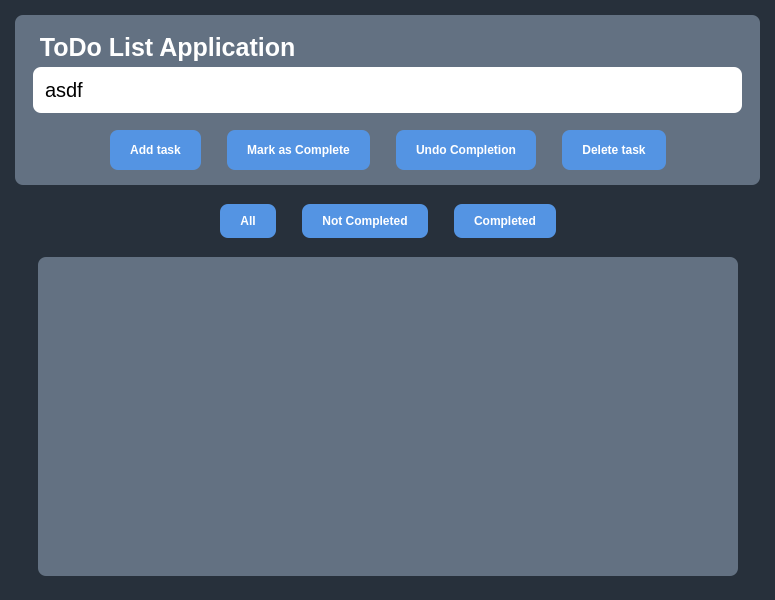
<?xml version="1.0" encoding="UTF-8"?>
<ui version="4.0">
 <class>MainWindow</class>
 <widget class="QMainWindow" name="MainWindow">
  <property name="geometry">
   <rect>
    <x>0</x>
    <y>0</y>
    <width>775</width>
    <height>600</height>
   </rect>
  </property>
  <property name="minimumSize">
   <size>
    <width>775</width>
    <height>600</height>
   </size>
  </property>
  <property name="windowTitle">
   <string>ToDo List</string>
  </property>
  <property name="windowIcon">
   <iconset resource="resources.qrc">
    <normaloff>:/images/icons/check-list.png</normaloff>:/images/icons/check-list.png</iconset>
  </property>
  <property name="styleSheet">
   <string notr="true">#MainWindow QWidget {
	border: none;
	padding: 0;
	margin: 0;
}
</string>
  </property>
  <widget class="QWidget" name="centralwidget">
   <property name="styleSheet">
    <string notr="true">background-color: #27303b;</string>
   </property>
   <layout class="QVBoxLayout" name="verticalLayout">
    <property name="spacing">
     <number>10</number>
    </property>
    <property name="leftMargin">
     <number>15</number>
    </property>
    <property name="topMargin">
     <number>15</number>
    </property>
    <property name="rightMargin">
     <number>15</number>
    </property>
    <property name="bottomMargin">
     <number>15</number>
    </property>
    <item>
     <widget class="QFrame" name="frame">
      <property name="maximumSize">
       <size>
        <width>16777215</width>
        <height>200</height>
       </size>
      </property>
      <property name="styleSheet">
       <string notr="true">background-color:#637182; border-radius: 8</string>
      </property>
      <property name="frameShape">
       <enum>QFrame::StyledPanel</enum>
      </property>
      <property name="frameShadow">
       <enum>QFrame::Raised</enum>
      </property>
      <layout class="QHBoxLayout" name="horizontalLayout_3">
       <property name="spacing">
        <number>10</number>
       </property>
       <item>
        <widget class="QFrame" name="frame_4">
         <property name="minimumSize">
          <size>
           <width>0</width>
           <height>0</height>
          </size>
         </property>
         <property name="maximumSize">
          <size>
           <width>1000</width>
           <height>16777215</height>
          </size>
         </property>
         <property name="frameShape">
          <enum>QFrame::StyledPanel</enum>
         </property>
         <property name="frameShadow">
          <enum>QFrame::Raised</enum>
         </property>
         <layout class="QVBoxLayout" name="verticalLayout_2">
          <property name="spacing">
           <number>5</number>
          </property>
          <property name="bottomMargin">
           <number>0</number>
          </property>
          <item>
           <widget class="QLabel" name="label">
            <property name="maximumSize">
             <size>
              <width>16777215</width>
              <height>60</height>
             </size>
            </property>
            <property name="styleSheet">
             <string notr="true">font-size: 25px; font-weight: 500; color: white;</string>
            </property>
            <property name="text">
             <string> ToDo List Application</string>
            </property>
           </widget>
          </item>
          <item>
           <widget class="QLineEdit" name="input_box">
            <property name="minimumSize">
             <size>
              <width>0</width>
              <height>40</height>
             </size>
            </property>
            <property name="styleSheet">
             <string notr="true">background-color: white; border-radius: 8px; font-size: 20px; padding: 10px</string>
            </property>
            <property name="text">
             <string>asdf</string>
            </property>
           </widget>
          </item>
          <item>
           <widget class="QFrame" name="frame_5">
            <property name="styleSheet">
             <string notr="true">QFrame {
background-color:transparent;
}
QPushButton {
background-color:#5494e3; border-radius: 8; color: white; font-weight: bold; font-size:12px; padding: 10px 20px; margin: 0px 10px;height: 20px;
}
QPushButton:hover {
background-color: white;
color: #5494e3;
}</string>
            </property>
            <property name="frameShape">
             <enum>QFrame::StyledPanel</enum>
            </property>
            <property name="frameShadow">
             <enum>QFrame::Raised</enum>
            </property>
            <layout class="QHBoxLayout" name="horizontalLayout_2">
             <property name="topMargin">
              <number>12</number>
             </property>
             <property name="bottomMargin">
              <number>6</number>
             </property>
             <item>
              <spacer name="horizontalSpacer_3">
               <property name="orientation">
                <enum>Qt::Horizontal</enum>
               </property>
               <property name="sizeHint" stdset="0">
                <size>
                 <width>8</width>
                 <height>20</height>
                </size>
               </property>
              </spacer>
             </item>
             <item>
              <widget class="QPushButton" name="add_task_btn">
               <property name="text">
                <string>Add task</string>
               </property>
               <property name="icon">
                <iconset resource="resources.qrc">
                 <normaloff>:/images/icons/plus.png</normaloff>:/images/icons/plus.png</iconset>
               </property>
              </widget>
             </item>
             <item>
              <widget class="QPushButton" name="markascomplete_btn">
               <property name="text">
                <string>Mark as Complete</string>
               </property>
               <property name="icon">
                <iconset resource="resources.qrc">
                 <normaloff>:/images/icons/approved.png</normaloff>:/images/icons/approved.png</iconset>
               </property>
               <property name="iconSize">
                <size>
                 <width>24</width>
                 <height>24</height>
                </size>
               </property>
              </widget>
             </item>
             <item>
              <widget class="QPushButton" name="undocompletion_btn">
               <property name="text">
                <string>Undo Completion</string>
               </property>
               <property name="icon">
                <iconset resource="resources.qrc">
                 <normaloff>:/images/icons/undo.png</normaloff>:/images/icons/undo.png</iconset>
               </property>
               <property name="iconSize">
                <size>
                 <width>20</width>
                 <height>20</height>
                </size>
               </property>
              </widget>
             </item>
             <item>
              <widget class="QPushButton" name="delete_btn">
               <property name="text">
                <string>Delete task</string>
               </property>
               <property name="icon">
                <iconset resource="resources.qrc">
                 <normaloff>:/images/icons/bin.png</normaloff>:/images/icons/bin.png</iconset>
               </property>
              </widget>
             </item>
             <item>
              <spacer name="horizontalSpacer_4">
               <property name="orientation">
                <enum>Qt::Horizontal</enum>
               </property>
               <property name="sizeHint" stdset="0">
                <size>
                 <width>9</width>
                 <height>20</height>
                </size>
               </property>
              </spacer>
             </item>
            </layout>
           </widget>
          </item>
         </layout>
        </widget>
       </item>
      </layout>
     </widget>
    </item>
    <item>
     <widget class="QFrame" name="frame_3">
      <property name="maximumSize">
       <size>
        <width>16777215</width>
        <height>50</height>
       </size>
      </property>
      <property name="styleSheet">
       <string notr="true">QFrame {
background-color:transparent;
}
QPushButton {
background-color:#5494e3; border-radius: 8; color: white; font-weight: bold; font-size:12px; padding: 10px 20px; margin: 0px 10px
}
QPushButton:hover {
background-color: white;
color: #5494e3;
}</string>
      </property>
      <property name="frameShape">
       <enum>QFrame::StyledPanel</enum>
      </property>
      <property name="frameShadow">
       <enum>QFrame::Raised</enum>
      </property>
      <layout class="QHBoxLayout" name="horizontalLayout">
       <property name="bottomMargin">
        <number>0</number>
       </property>
       <item>
        <spacer name="horizontalSpacer">
         <property name="orientation">
          <enum>Qt::Horizontal</enum>
         </property>
         <property name="sizeHint" stdset="0">
          <size>
           <width>144</width>
           <height>20</height>
          </size>
         </property>
        </spacer>
       </item>
       <item>
        <widget class="QPushButton" name="View_all_btn">
         <property name="styleSheet">
          <string notr="true"/>
         </property>
         <property name="text">
          <string>All</string>
         </property>
         <property name="icon">
          <iconset resource="resources.qrc">
           <normaloff>:/images/icons/grid.png</normaloff>:/images/icons/grid.png</iconset>
         </property>
        </widget>
       </item>
       <item>
        <widget class="QPushButton" name="View_not_completed_btn">
         <property name="text">
          <string>Not Completed</string>
         </property>
         <property name="icon">
          <iconset resource="resources.qrc">
           <normaloff>:/images/icons/yumminky.png</normaloff>:/images/icons/yumminky.png</iconset>
         </property>
        </widget>
       </item>
       <item>
        <widget class="QPushButton" name="View_completed_btn">
         <property name="text">
          <string>Completed</string>
         </property>
         <property name="icon">
          <iconset resource="resources.qrc">
           <normaloff>:/images/icons/checked.png</normaloff>:/images/icons/checked.png</iconset>
         </property>
        </widget>
       </item>
       <item>
        <spacer name="horizontalSpacer_2">
         <property name="orientation">
          <enum>Qt::Horizontal</enum>
         </property>
         <property name="sizeHint" stdset="0">
          <size>
           <width>144</width>
           <height>20</height>
          </size>
         </property>
        </spacer>
       </item>
      </layout>
     </widget>
    </item>
    <item>
     <widget class="QFrame" name="frame_2">
      <property name="styleSheet">
       <string notr="true">background-color:transparent; border-radius: 8</string>
      </property>
      <property name="frameShape">
       <enum>QFrame::StyledPanel</enum>
      </property>
      <property name="frameShadow">
       <enum>QFrame::Raised</enum>
      </property>
      <layout class="QHBoxLayout" name="horizontalLayout_4">
       <item>
        <spacer name="horizontalSpacer_5">
         <property name="orientation">
          <enum>Qt::Horizontal</enum>
         </property>
         <property name="sizeHint" stdset="0">
          <size>
           <width>5</width>
           <height>20</height>
          </size>
         </property>
        </spacer>
       </item>
       <item>
        <widget class="QListView" name="listView">
         <property name="minimumSize">
          <size>
           <width>700</width>
           <height>0</height>
          </size>
         </property>
         <property name="styleSheet">
          <string notr="true">background-color: #637182;</string>
         </property>
        </widget>
       </item>
       <item>
        <spacer name="horizontalSpacer_6">
         <property name="orientation">
          <enum>Qt::Horizontal</enum>
         </property>
         <property name="sizeHint" stdset="0">
          <size>
           <width>4</width>
           <height>20</height>
          </size>
         </property>
        </spacer>
       </item>
      </layout>
     </widget>
    </item>
   </layout>
  </widget>
 </widget>
 <resources>
  <include location="resources.qrc"/>
 </resources>
 <connections/>
</ui>
